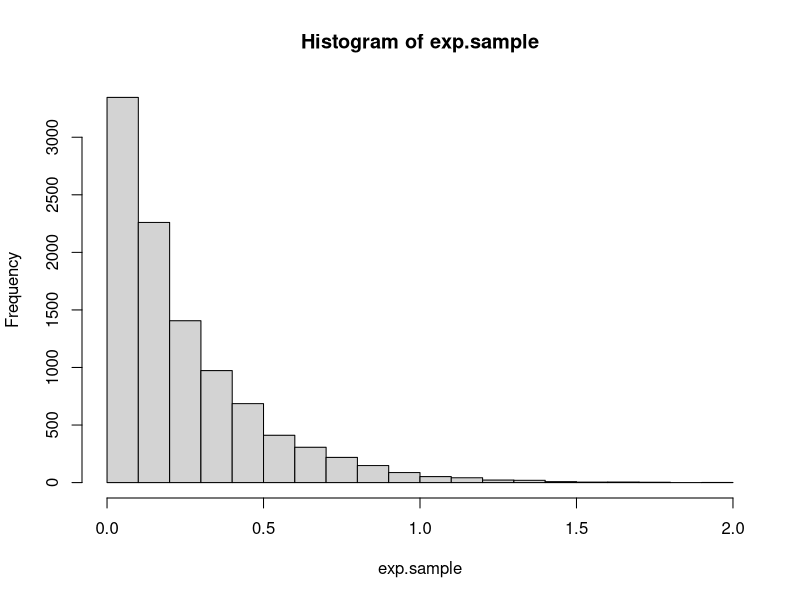
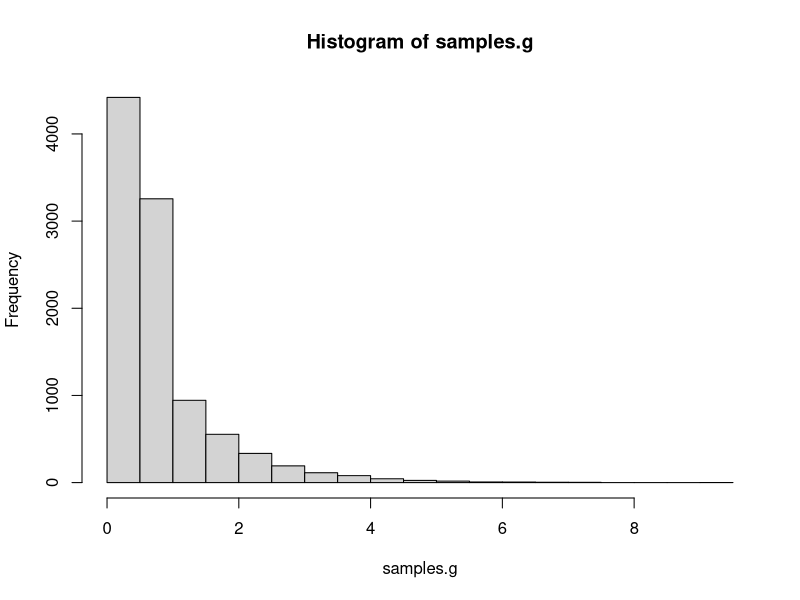
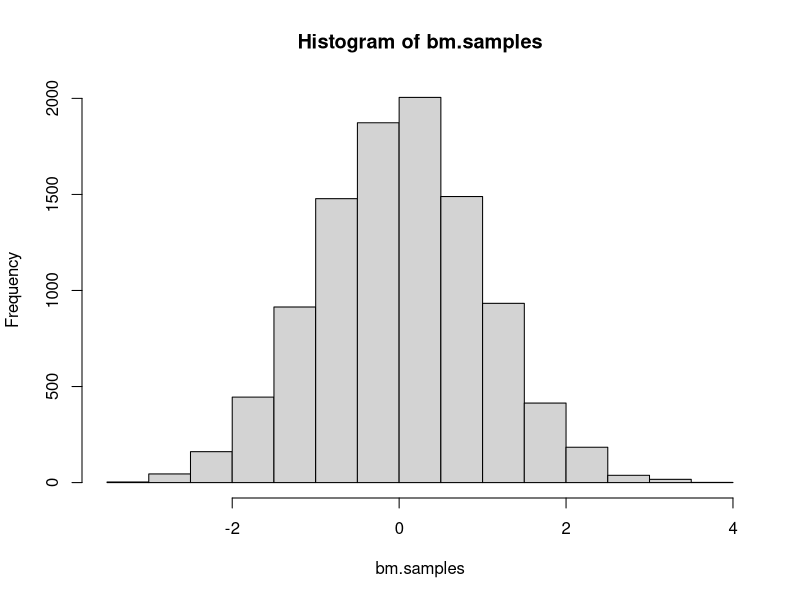
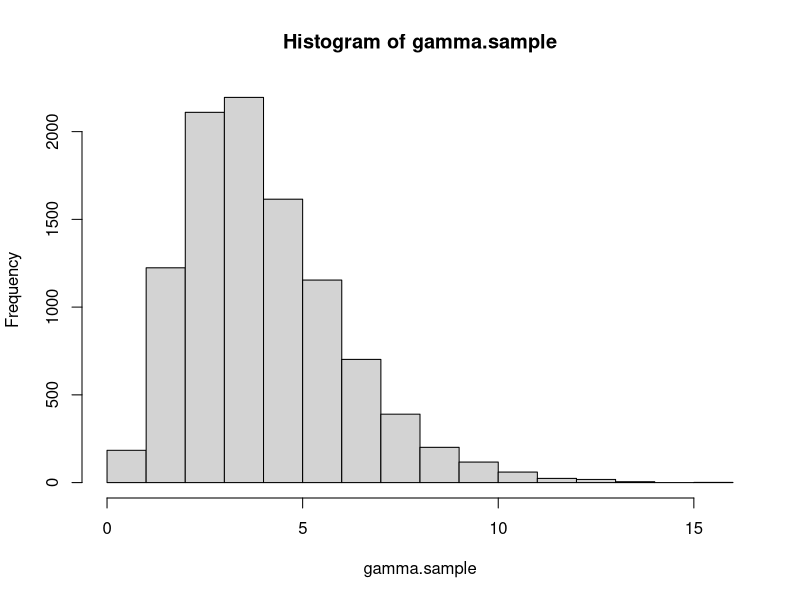
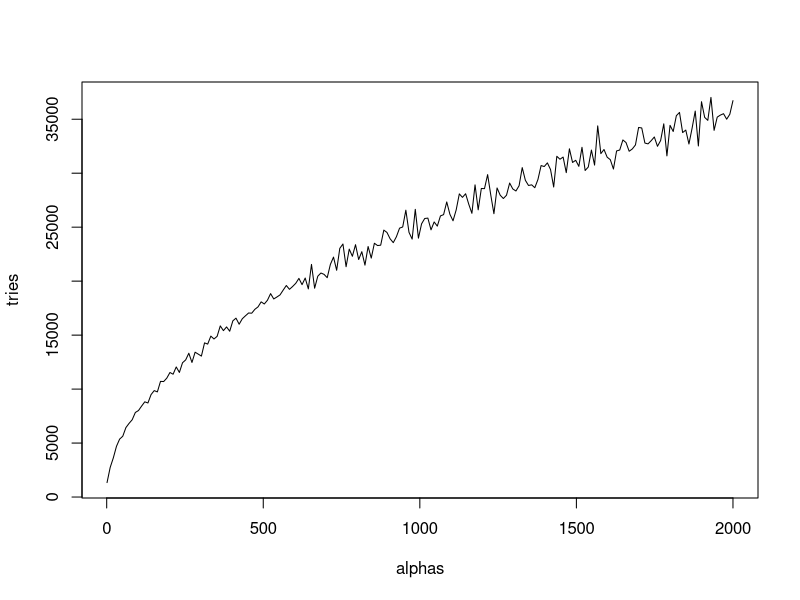
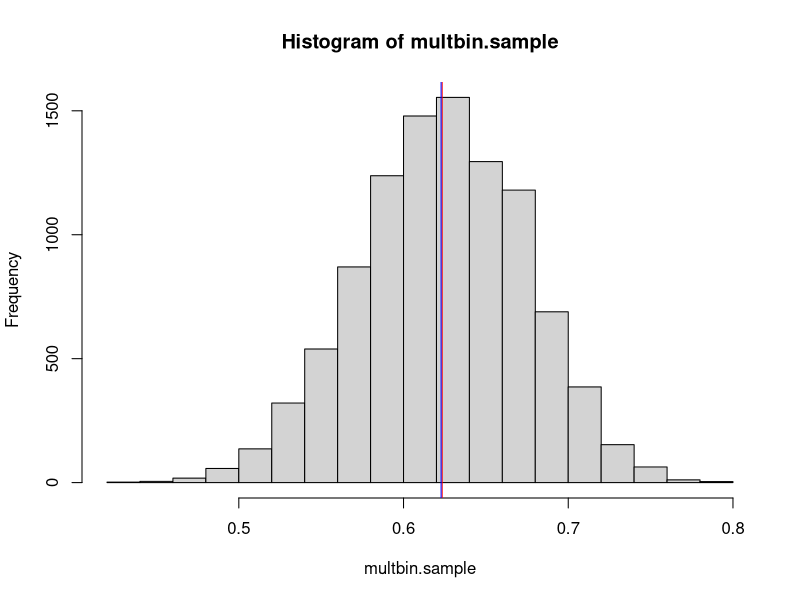

Reproduce these figures in R, in order.
## ---- chunk 1
knitr::opts_chunk$set(echo = TRUE)
## ---- chunk 2
# Function to sample n times from exponential distribution
samples_exp = function(rate, n){
  u = runif(n)          # Sample from unif(0,1) distribution
  x = - log(u) / rate   # Compute values using inverse cdf
  return(x)             # Vector of n samples
}

# Function to print mean and variance
print.mean.var = function(n, m.emp, m.th, v.emp, v.th) {
  cat('Number of samples:', n)
  cat('\n\nEmpirical mean:', m.emp)
  cat('\nTheoretical mean:', m.th)
  cat('\n\nEmpirical variance:', v.emp)
  cat('\nTheoretical variance:', v.th)
}

# Check function
rate = 4                                        # Set rate parameter
n = 10000                                       # Number of samples
exp.sample = samples_exp(rate, n)               # Sample
hist(exp.sample)                                # Histogram of sample

mean.emp.exp = mean(exp.sample)                 # Empirical mean
mean.th.exp = 1 / rate                          # Theoretical mean

var.emp.exp = var(exp.sample)                   # Empirical variance
var.th.exp = 1 / rate^2                         # Theoretical variance

print.mean.var(n, mean.emp.exp, mean.th.exp, var.emp.exp, var.th.exp)  # Print values
## ---- chunk 3
# Function to sample from g using inverse cdf
samples_g = function(alpha, n) {
  c = alpha * exp(1) / (alpha + exp(1))   # Normalizing constant
  u = runif(n)                            # Sample from unif(0,1) distribution
  vec = rep(0, n)                         # Vector to store the generated samples
  for(i in 1:length(u)){
    if(u[i]<= c/alpha) {vec[i] = (alpha * u[i] / c)^(1 / alpha)}  # Use case 1 in inverse cdf to generate sample
    else {vec[i] = -log(1/alpha + exp(-1) - u[i]/c)}              # Use case 2 in inverse cdf to generate sample
  }
  return(vec)
}

# Check function
alpha = 0.8                               # Set parameter
c = alpha * exp(1) / (alpha + exp(1))     # Normalizing constant
n = 10000                                 # Number of samples
samples.g = samples_g(alpha, n)           # Sampling from g
hist(samples.g)                           # Histogram of samples

mean.emp.g = mean(samples.g)                      # Empirical mean
mean.theo.g = c * (1/(alpha+1) + 2*exp(-1))       # Theoretical mean

var.emp.g = var(samples.g)                                  # Empirical variance
var.theo.g = c * (1/(alpha+2) + 5*exp(-1)) - mean.theo.g^2  # Theoretical variance

print.mean.var(n, mean.emp.g, mean.theo.g, var.emp.g, var.theo.g)   # Print values
## ---- chunk 4
# Function to generate n samples from N(0,1) using Box Muller
boxmuller = function(n) {
  # Sample from unif(0,1)
  u1 = runif(n)
  u2 = runif(n)
  # Polar coordinates
  r = sqrt(-2*log(u1))
  theta = 2*pi*u2
  #Cartesian coordinate(s)
  x = r*cos(theta)          # Vector of n independent samples
  #y = r*sin(theta)
  return(x)
}

# Check function
n = 10000                       # Number of samples
bm.samples = boxmuller(n)       # Sampling from N(0,1)
hist(bm.samples)                # Histogram of samples

mean_bm = mean(bm.samples)      # Empirical mean
var_bm = var(bm.samples)        # Empirical variance

print.mean.var(n, mean_bm, 0, var_bm, 1)  # Print values
## ---- chunk 5
# Function to generate a realization from d-variate normal distribution
mult_normal = function(d, mu, sigma) {
  # mu is vector of means, must have length d
  # sigma is covariance matrix, must have dimension dxd
  x = boxmuller(d)    # d N(0,1) distributed variables
  A = t(chol(sigma))  # Cholesky decomposition of covariance matrix (lower triangular)
  y = mu + A %*% x    # d-variate N(mu, sigma)
  return(y)
}


# Check function

# vector of means and covariance matrix
mu = c(1,2)         
sigma = cbind(c(1,0.5),c(0.5,1))

# Estimate mean and empirical variance
n = 10000                     # Number of realizations
mu_est = rep(0,length(mu))    
multnor.sample = matrix(NA, n, length(mu))
for(i in 1:n) {
  multnor = mult_normal(length(mu),mu,sigma)
  mu_est = mu_est + multnor
  multnor.sample[i,] = multnor
  }
mu_est = mu_est / n               # Estimated mean vector

sigma_est = var(multnor.sample)   # Estimated covariance matrix

# Printing
cat('True mean:', mu)
cat('\nEstimated mean:', mu_est)
cat('\n\nTrue covariance matrix:\n')
sigma
cat('\nEstimated covariance matrix:\n')
sigma_est
## ---- chunk 6
# Function to calculate the acceptance probability
accprob = function(x, alpha) {
  if(x<1) {return(exp(-x))}
  else if(x>=1) {return(x^(alpha-1))}
}

# Function to generate n samples from f
gamma_rejsamp = function(n, alpha) {
  vec = rep(0, n)             # Vector for storing the accepted samples
  i = 1
  while(i<=n) {
    x = samples_g(alpha, 1)   # Sample from proposal density
    u = runif(1)              # Sample from unif(0,1)
    a = accprob(x, alpha)     # Calculate acceptance probability
    if(u<=a) {                # Accept x as a sample
      vec[i] = x              # Store x
      i = i + 1
      }
  }
  return(vec)
}

# Check function
alpha = 0.5     # Set parameter
n = 10000       # Number of samples
gamma.sample = gamma_rejsamp(n, alpha)    # Generate samples

mean.emp = mean(gamma.sample)   # Empirical mean
mean.theo = alpha               # Theoretical mean

var.emp = var(gamma.sample)     # Empirical variance
var.theo = alpha                # Theoretical variance

print.mean.var(n, mean.emp, mean.theo, var.emp, var.theo)   # Printing values
## ---- chunk 7
# Function to generate n samples from ln(unif(0,ab))
inv.cdf.sampling = function(n, ln.ab) {
  u = runif(n)    # Sample from unif(0,1)
  x = ln.ab + log(u)   # Using inverse cdf
  return(x)
}

# Function to generate n samples from f
# alpha > 1
samples.f = function(n, alpha) {
  vec = rep(0,n)                        # Vector for storing the samples
  i = 1                                 # Count index in vec
  lna = (alpha-1) / 2 * (log(alpha-1) -1) # Value of ln(a)
  lnb = (alpha+1) / 2 * (log(alpha+1) -1) # Value of ln(b_+)
  tries = 0                             # Count number of tries to generate n realizations
  while(i<=n) {
    z1 = inv.cdf.sampling(1,lna)          # Sample from ln(unif(0,a))
    z2 = inv.cdf.sampling(1,lnb)          # Sample from ln(unif(b_-,b_+))
    diff = z2 - z1
    limit = ((alpha-1)*diff - exp(diff)) / 2  # Calculate upper limit for z1 in C_f
    if(z1 <= limit) {                   # Accept the sample
      vec[i] = exp(diff)                # Store ratio of uniforms
      i = i + 1
    }
    tries = tries + 1
  }
  return(c(tries,vec))                  # Return number of tries and vector of samples
}

# Check function
alpha = 4       # Set parameter
n = 10000       # Number of samples
gamma.sample = samples.f(n,alpha)[-1]   # Generate samples
hist(gamma.sample)                      # Histogram of samples

mean.emp = mean(gamma.sample)           # Empirical mean
mean.theo = alpha                       # Theoretical mean

var.emp = var(gamma.sample)             # Empirical variance
var.theo = alpha                        # Theoretical variance

print.mean.var(n, mean.emp, mean.theo, var.emp, var.theo) # Printing values

# Number of tries for different alphas
n = 1000                                # Number of samples to generate
alphas = seq(1.1,2000,length.out = 200)   # Values for alpha  
tries = rep(0,length(alphas))           # Vector to store number of tries to generate n samples for different alphas
for(i in 1:length(alphas)) {
  s = samples.f(1000,alphas[i])
  tries[i] = s[1]
}
plot(alphas, tries, type = "l")                      # Plot of alpha vs number of tries
## ---- chunk 8
# Function to generate n samples from gamma distribution
gamma = function(n, alpha, beta) {
  if(alpha<1) {return(gamma_rejsamp(n,alpha) / beta)}       # alpha<1, beta is an inverse scale parameter
  else if(alpha>1) {return(samples.f(n,alpha)[-1] / beta)}  # alpha>1, beta is an inverse scale parameter
  else {return(samples_exp(beta,n))}                        # alpha=1, exponential distribution with rate beta
}

# Test function

# Function to generate samples and print values
test.gam = function(n, alpha, beta) {
  gam.samp = gamma(n, alpha, beta)
  mean.emp = mean(gam.samp)
  mean.theo = alpha / beta
  var.emp = var(gam.samp)
  var.theo = alpha / beta^2
  cat('alpha=',alpha,'\nbeta=',beta,'\n')
  print.mean.var(n, mean.emp, mean.theo, var.emp, var.theo)
  cat('\n\n\n')
}

# Set parameters
n = 10000
alpha = c(0.5, 1, 10)
beta = 2

test.gam(n, alpha[1], beta)
test.gam(n, alpha[2], beta)
test.gam(n, alpha[3], beta)

## ---- chunk 9
#Function for generating one Diriclet distributed variable with parameter alpha:
dirichlet <- function(alphas){
  zs = rep(0,length(alphas))
  for (k in 1:length(alphas)){
    zs[k] <- gamma(1,alphas[k],1)
  }
  return(zs/sum(zs))
}

#Testing
K = 3
alphas <- runif(K,0.1,5.0)
mean.theo <- alphas/sum(alphas)
dirichlet.samples <- rep(0,K)
for (i in 1:30){dirichlet.samples = dirichlet.samples + dirichlet(alphas)}
dirichlet.samples = dirichlet.samples/30
mean.theo
dirichlet.samples

## ---- chunk 10
# Function for ln(f(x))
lnf = function(x) {
  return(125*log(2+x) + 38*log(1-x) + 34*log(x))
}

# Function for ln of the acceptance probability
ln.accprob = function(x) {
  xmax = (15 + sqrt(53809)) / 394   # x value that gives the maximum of ln(f(x))
  lnc = lnf(xmax)                   # Maximum of ln(f(x))
  return(lnf(x) - lnc)
}

multbinom = function(n) {
  vec = rep(0,n)              # Vector to store the n samples
  i = 1
  tries = 0                   # Count number of tries
  while(i<=n) {
    theta = runif(1)          # Sample theta from proposal density
    lnu = log(runif(1))       # ln of sample from unif(0,1)
    lna = ln.accprob(theta)   # ln of acceptance probability
    if(lnu<=lna) {            # Accept sample
      vec[i] = theta
      i = i + 1
    }
    tries = tries + 1
  }
  return(c(tries,vec))
}

## ---- chunk 11
multbin = multbinom(10000)
multbin.tries = multbin[1]
multbin.sample = multbin[-1]
multbin.mean.MC <- mean(multbin.sample)

#Function for integrand to get prior of y
multbin.prior <- function(x){
  return((2+x)^125*(1-x)^38*x^34)
}

#function for integrand to get expectation of theta
multbin.integrand <- function(x){
  c <- integrate(multbin.prior,0,1)                 #gives f(y)
  return((1/(c$value))*x*(2+x)^125*(1-x)^38*x^34)   #gives theta*f(theta|y)
}

multbin.mean.exact <- integrate(multbin.integrand,0,1)  #numerical integral, theta from 0 to 1
multbin.mean.exact

#Histogram of sampled values of theta
hist(multbin.sample)
abline(v = multbin.mean.MC, col="red")        #Monte Carlo integration mean
abline(v = multbin.mean.exact$value, col="blue")    #Expectation from numerical integration 
## ---- chunk 12
tries.per.sample = multbin.tries / length(multbin.sample)
tries.per.sample
